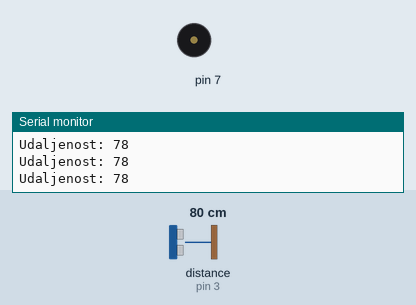
Simulated run of this sketch. Board: Arduino Uno, built with avr-gcc and run on an emulated ATmega328P. Shown: buzzer (waves = sounding), the last lines printed to the serial monitor. Wiring (inferred from the names in the program): ultrasonic range finder: trigger pin 2; echo pin 3. The test bench sets the inputs (shaded band); at power-on: distance to the obstacle (sensor on pin 3) 80 cm. The echo pulse lasts 58.3 µs per cm.

Above: at 1.2 s.
1.3 s: distance to the obstacle (sensor on pin 3) set to 12 cm
4.3 s: distance to the obstacle (sensor on pin 3) set to 9 cm
At 7.1 s:
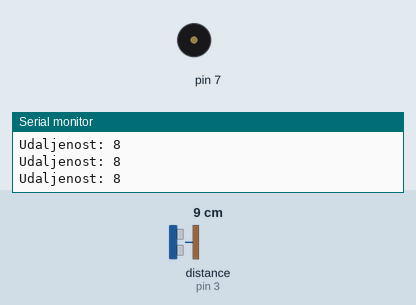
7.3 s: distance to the obstacle (sensor on pin 3) set to 18 cm
At 7.9 s:
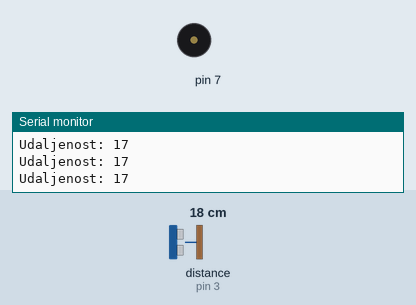
Timing chart, 0 to 10.3 s (numbered marks = the images above; inputs shaded):
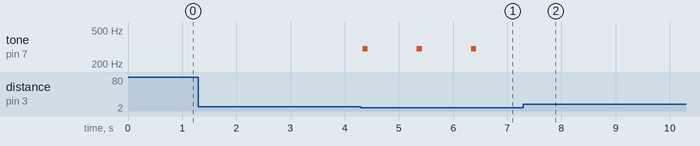

The sketch:

code_with_buzzer.ino
```cpp
void setup() {
  pinMode(2, OUTPUT);   // Trigger pin.
  pinMode(3, INPUT);    // Echo pin.
  Serial.begin(9600);
}

void loop() {
  int udaljenost = dajUdaljenost(2, 3);

  Serial.print("Udaljenost: ");
  Serial.println(udaljenost);

  if (udaljenost < 10)
  {
    tone(7, 300, 100);
    delay(1000);
  }
}

int dajUdaljenost(int triggerPin, int echoPin)
{
  long trajanje;
  int udaljenost;

  digitalWrite(triggerPin, LOW);
  delayMicroseconds(triggerPin);

  digitalWrite(triggerPin, HIGH);
  delayMicroseconds(10);
  digitalWrite(triggerPin, LOW);

  trajanje = pulseIn(echoPin, HIGH);

  // udaljenost = vrijeme_odbijanja_signala(s) * brzina_zvuka(m/s) / 2
  udaljenost = trajanje * 0.034 / 2;

  return udaljenost;
}
```

Measured:
- the behaviour switches between 11 and 10 cm on distance to the obstacle (sensor on pin 3) (found by bisection; images 0 and 1)
- after the input at 4.3 s, tone on pin 7: alternates 300 Hz for 0.10 s and silent for 0.90 s, starting at once
- after the input at 7.3 s, tone on pin 7: stops changing and stays silent
